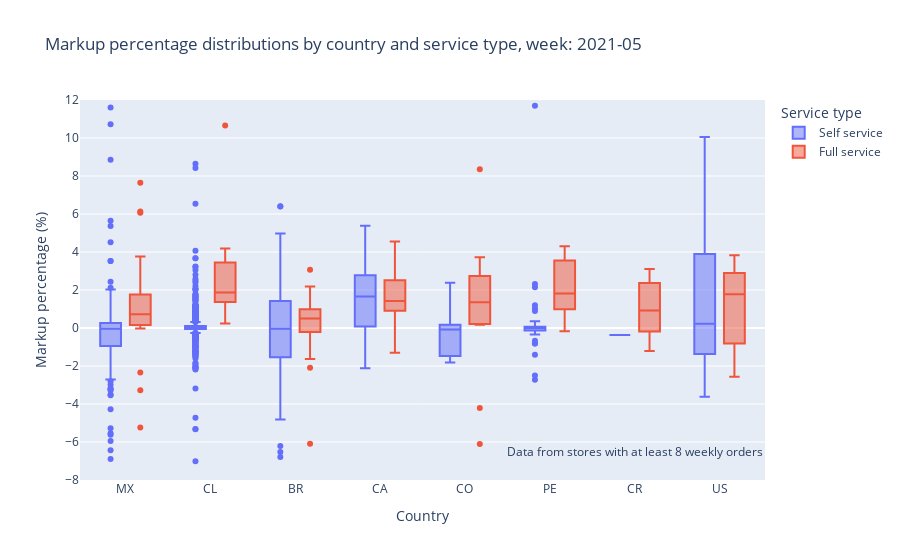

Notebook source saved alongside this figure:
### Code cell
#Gráfico"Markup percentage distributions by country and service type"
fig = px.box(markup_cs.query('orders>7'), x="country", y="markup_pctg", 
             color="service_type",hover_data=['markup_usd','orders','markup_by_order_usd'],hover_name='store',range_y=[-8,12]
             ,title="Markup percentage distributions by country and service type, week: "+str(week[0]),
             labels={'markup_pctg':'Markup percentage (%)','country':'Country','service_type':'Service type','markup_usd':'Markup (USD)','orders':'Total orders','markup_by_order_usd':'Markup per order (USD)'}
            )

fig.update_yaxes(dtick=2)
fig.add_annotation(x='CR', y=-6.5,
            text="Data from stores with at least 8 weekly orders",showarrow=False)
          
fig.show()

### Figure 1 — Plotly figure (JSON) as saved in the notebook; plotly's stock layout.template omitted (floating-point values rounded to 4 significant figures; data arrays with more than 128 entries replaced by an {"elided": "..."} marker saying what was removed)
{"data": [{"alignmentgroup": "True", "customdata": {"elided": "869x3 float values"}, "hovertemplate": "<b>%{hovertext}</b><br><br>Service type=Self service<br>Country=%{x}<br>Markup percentage (%)=%{y}<br>Markup (USD)=%{customdata[0]}<br>Total orders=%{customdata[1]}<br>Markup per order (USD)=%{customdata[2]}<extra></extra>", "hovertext": {"elided": "869 str values"}, "legendgroup": "Self service", "marker": {"color": "#636efa"}, "name": "Self service", "notched": false, "offsetgroup": "Self service", "orientation": "v", "showlegend": true, "type": "box", "x": {"elided": "869 str values"}, "x0": " ", "xaxis": "x", "y": {"elided": "869 float values"}, "y0": " ", "yaxis": "y"}, {"alignmentgroup": "True", "customdata": {"elided": "150x3 float values"}, "hovertemplate": "<b>%{hovertext}</b><br><br>Service type=Full service<br>Country=%{x}<br>Markup percentage (%)=%{y}<br>Markup (USD)=%{customdata[0]}<br>Total orders=%{customdata[1]}<br>Markup per order (USD)=%{customdata[2]}<extra></extra>", "hovertext": {"elided": "150 str values"}, "legendgroup": "Full service", "marker": {"color": "#EF553B"}, "name": "Full service", "notched": false, "offsetgroup": "Full service", "orientation": "v", "showlegend": true, "type": "box", "x": {"elided": "150 str values"}, "x0": " ", "xaxis": "x", "y": {"elided": "150 float values"}, "y0": " ", "yaxis": "y"}], "layout": {"annotations": [{"showarrow": false, "text": "Data from stores with at least 8 weekly orders", "x": "CR", "y": -6.5}], "boxmode": "group", "legend": {"title": {"text": "Service type"}, "tracegroupgap": 0}, "title": {"text": "Markup percentage distributions by country and service type, week: 2021-05"}, "xaxis": {"anchor": "y", "domain": [0, 1], "title": {"text": "Country"}}, "yaxis": {"anchor": "x", "domain": [0, 1], "dtick": 2, "range": [-8, 12], "title": {"text": "Markup percentage (%)"}}}}
